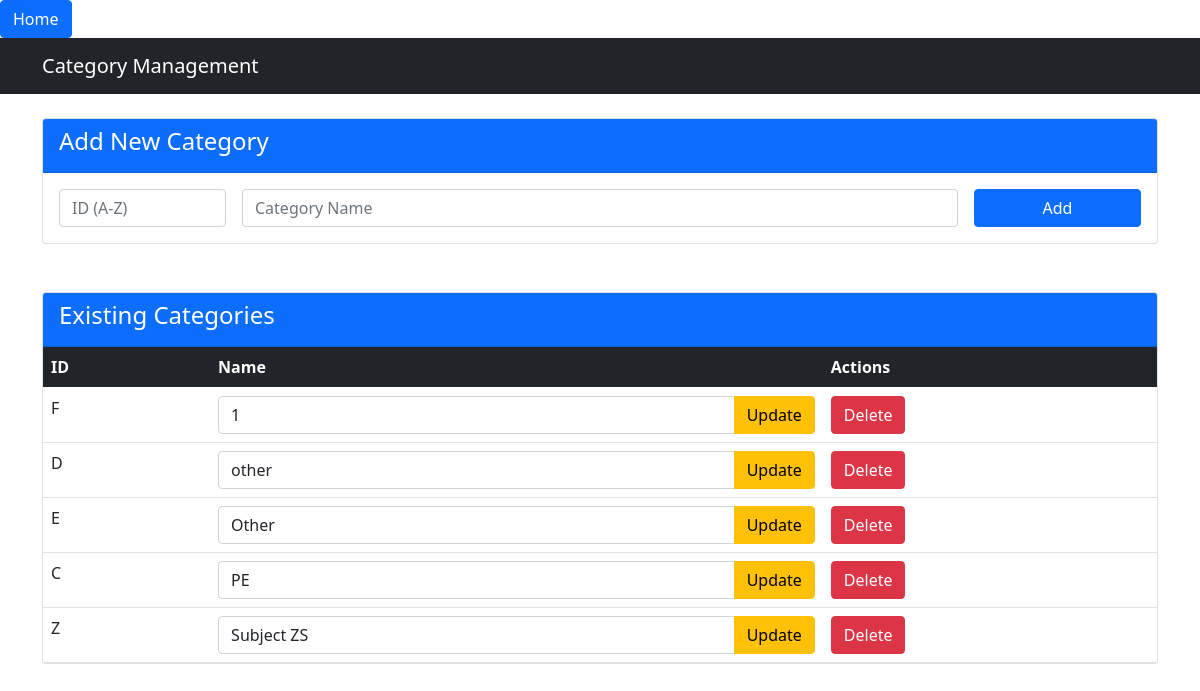
The page /cw2/admin/category_manage.php on the database its author committed.
### tables this page shows
CREATE TABLE `categories` (
  `id` char(1) NOT NULL,
  `name` varchar(50) NOT NULL
);

### cw2/function/postfunc.php (called while the page is built, shortened)
<?php
function query($pdo, $sql, $parameters = []) {
    $query = $pdo->prepare($sql);
    $query->execute($parameters);
    return $query;
}
function getAllCategories($pdo) {
    $query = 'SELECT * FROM categories ORDER BY name';
    $result = query($pdo, $query);
    return $result->fetchAll(PDO::FETCH_ASSOC);
}
?>

### cw2/templates/category_manage.html.php (the view, shortened to what this page needs)
<!DOCTYPE html>
<html lang="en">
<head>
    <link href="https://cdn.jsdelivr.net/npm/bootstrap@5.0.0-beta3/dist/css/bootstrap.min.css" rel="stylesheet">
</head>
<body>
<a href="home.php" class="btn btn-primary">Home</a>
<nav class="navbar navbar-expand-lg navbar-dark bg-dark mb-4">
    <div class="container">
        <a class="navbar-brand" href="#">Category Management</a>
    </div>
</nav>
<div class="container category-management">
    <div class="card mb-5">
        <div class="card-header bg-primary text-white">
            <h4>Add New Category</h4>
        </div>
        <div class="card-body">
            <form method="POST" action="category_manage.php">
                <div class="row g-3 align-items-center">
                    <div class="col-md-2">
                        <input type="text" name="cat_id" class="form-control" placeholder="ID (A-Z)"
                               maxlength="1" required pattern="[A-Z]" title="Single uppercase letter">
                    </div>
                    <div class="col-md-8">
                        <input type="text" name="cat_name" class="form-control" placeholder="Category Name" required>
                    </div>
                    <div class="col-md-2">
                        <button type="submit" name="add_category" class="btn btn-primary w-100">Add</button>
                    </div>
                </div>
            </form>
        </div>
    </div>
    <div class="card">
        <div class="card-header bg-primary text-white">
            <h4>Existing Categories</h4>
        </div>
        <div class="card-body p-0">
            <table class="table table-hover mb-0">
                <thead class="table-dark">
                    <tr>
                        <th width="15%">ID</th>
                        <th>Name</th>
                        <th width="30%">Actions</th>
                    </tr>
                </thead>
                <tbody>
                    <?php foreach ($categories as $cat): ?>
                    <tr>
                        <td><?= htmlspecialchars($cat['id']) ?></td>
                        <td>
                            <form method="POST" action="category_manage.php" class="d-inline">
                                <div class="input-group">
                                    <input type="text" name="new_name" value="<?= htmlspecialchars($cat['name']) ?>"
                                           class="form-control" required>
                                    <button type="submit" name="update_category" class="btn btn-warning">Update</button>
                                </div>
                            </form>
                        </td>
                        <td class="action-buttons">
                            <form method="POST" action="category_manage.php"
                                  onsubmit="return confirm('Delete this category?');" class="d-inline">
                                <button type="submit" name="delete_category" class="btn btn-danger">Delete</button>
                            </form>
                        </td>
                    </tr>
                    <?php endforeach; ?>
                </tbody>
            </table>
        </div>
    </div>
</div>
</body>
</html>

### rows shown on the page
categories: id "F", new_name "1"
categories: id "D", new_name "other"
categories: id "E", new_name "Other"
categories: id "C", new_name "PE"
categories: id "Z", new_name "Subject ZS"
